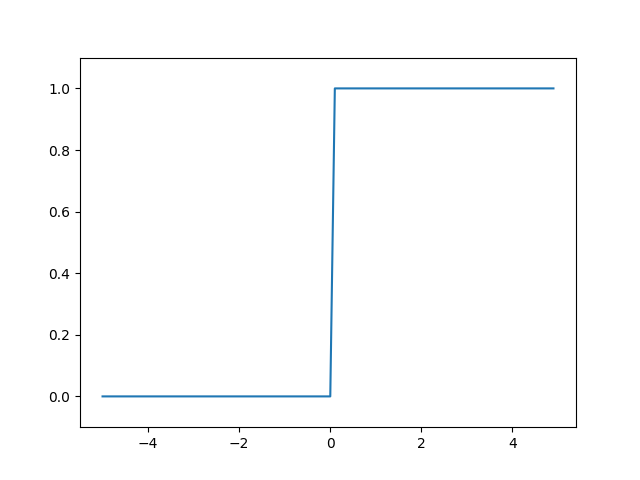

Reproduce this figure in Python.
import numpy as np 
import matplotlib.pyplot as plt

# boolean 変換 -> int 型にすることで 0 or 1 の numpy 配列へ

def step_function(x):
    return np.array(x > 0, dtype=np.int)

x = np.arange(-5.0, 5.0, 0.1)
y = step_function(x)

plt.plot(x, y)
plt.ylim(-0.1, 1.1)
plt.savefig('step_function.png')